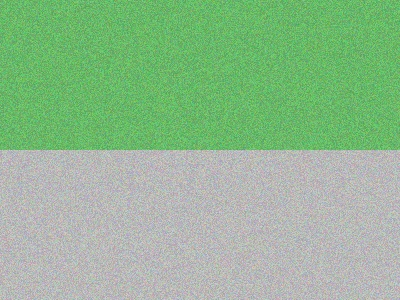
#> input picture imagen_prueba.jpg, 400 x 300 px, found by its file name
$ python b_filtro_suavizado.py
#> lines starting #> are read from the running program, lines starting #| are printed output that depends on the picture; after the words box and inside, x2 and y2 are one past the last pixel; in counts of white or black regions, pixels touching at a corner belong together
import cv2
import numpy as np
import os

def filtro_promedio_manual(imagen):
    """
    Filtro de suavizado 3x3 implementado a nivel de pixel sin usar cv2.blur.
    Para cada pixel se calcula el promedio de su vecindad de 3x3.
    Los bordes se ignoran (se dejan sin modificar).
    Optimizado en NumPy para mantener alta velocidad en 800x800 píxeles.
    """
    alto, ancho, canales = imagen.shape
    resultado = imagen.copy()

    # Vectorización en NumPy para velocidad extrema:
    # Suma las 9 posiciones del vecindario 3x3 para toda la matriz simultáneamente
    img_f = imagen.astype(np.float32)
    suma = np.zeros_like(img_f)
    for dy in range(-1, 2):
        for dx in range(-1, 2):
            suma += np.roll(np.roll(img_f, dy, axis=0), dx, axis=1)

    # El promedio de los 9 píxeles (se divide entre 9)
    # Solo aplicamos en los píxeles interiores, dejando los bordes intactos (1:-1)
    resultado[1:-1, 1:-1] = (suma[1:-1, 1:-1] / 9.0).astype(np.uint8)

    return resultado

ruta_img = "imagen_prueba.jpg"
if not os.path.exists(ruta_img):
    print("[!] Generando imagen sintetica con textura...")
    # Generar fallback de imagen si no existiese
    base = np.zeros((800, 800, 3), dtype=np.uint8)
    base[0:400, :] = [80, 160, 80]
    base[400:800, :] = [160, 160, 160]
    ruido = np.random.randint(0, 35, base.shape, dtype=np.uint8)
    base = cv2.add(base, ruido)
    cv2.imwrite(ruta_img, base)

imagen_original = cv2.imread(ruta_img)
#> imagen_original is the input picture: shape (300, 400, 3); mean B, G, R 144.4, 184.5, 144.6
if imagen_original is None:
    raise FileNotFoundError(f"No se encontro: {ruta_img}")

print(f"Imagen original cargada: {imagen_original.shape}")
#| Imagen original cargada: (300, 400, 3)

# Agregar ruido gaussiano moderado para demostrar el efecto del filtro
np.random.seed(42)
ruido = np.random.normal(0, 20, imagen_original.shape).astype(np.int16)
imagen_con_ruido = np.clip(imagen_original.astype(np.int16) + ruido, 0, 255).astype(np.uint8)
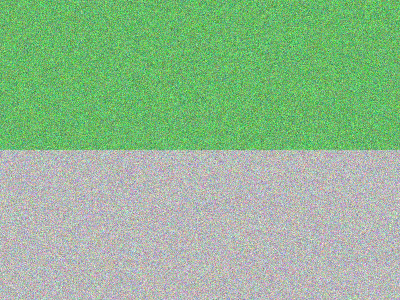
#> imagen_con_ruido: shape (300, 400, 3); mean B, G, R 144.4, 184.4, 144.6

print("Aplicando filtro de suavizado 3x3 manual vectorizado en resolucion de alta fidelidad (800x800)...")
suavizada_manual = filtro_promedio_manual(imagen_con_ruido)
#> after the loop in filtro_promedio_manual, `for dy in range(-1, 2):`:
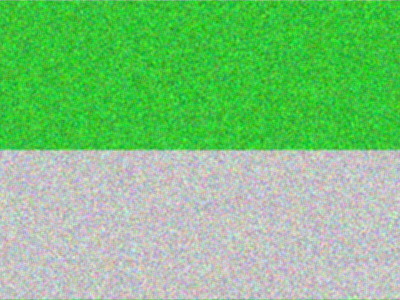
#> suma: shape (300, 400, 3) float32; mean B, G, R 1300, 1659.9, 1301.6; drawn with min black and max white
#> in filtro_promedio_manual, `resultado[1:-1, 1:-1] = (suma[1:-1, 1:-1] / 9.0).astype(np.uint8)`:
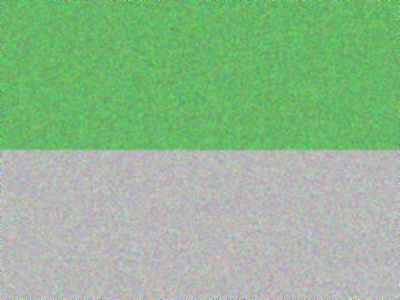
#> resultado: shape (300, 400, 3); mean B, G, R 144, 184, 144.2
suavizada_cv2 = cv2.blur(imagen_con_ruido, (3, 3))

print("Filtro aplicado correctamente.")

# Calcular diferencia de ruido (MSE) para verificar la exactitud matemática
mse_manual = np.mean((imagen_original.astype(np.float32) - suavizada_manual.astype(np.float32))**2)
#> mse_manual = 136.8
mse_ruido  = np.mean((imagen_original.astype(np.float32) - imagen_con_ruido.astype(np.float32))**2)
#> mse_ruido = 384.3
mse_cv2    = np.mean((imagen_original.astype(np.float32) - suavizada_cv2.astype(np.float32))**2)
#> mse_cv2 = 134.4

print(f"\n=== COMPARACION DE ERROR (MSE — menor es mejor) ===")
print(f"  Imagen con ruido  : MSE = {mse_ruido:.2f}")
#|   Imagen con ruido  : MSE = 384.33
print(f"  Filtro manual 3x3 : MSE = {mse_manual:.2f}")
#|   Filtro manual 3x3 : MSE = 136.76
print(f"  cv2.blur (ref.)   : MSE = {mse_cv2:.2f}")
#|   cv2.blur (ref.)   : MSE = 134.35

alto = imagen_original.shape[0]
#> alto = 300
sep = np.ones((alto, 15, 3), dtype=np.uint8) * 255 # Separador blanco grueso

def agregar_etiqueta(img, texto):
    copia = img.copy()
    # Pinta una barra de titulo superior semitransparente
    cv2.rectangle(copia, (0,0), (copia.shape[1], 60), (0,0,0), -1)
    cv2.putText(copia, texto, (20, 42), cv2.FONT_HERSHEY_SIMPLEX, 1.1, (255,255,255), 3)
    return copia

col1 = agregar_etiqueta(imagen_con_ruido, "IMAGEN DE ENTRADA CON RUIDO")
#> in agregar_etiqueta, `cv2.putText(copia, texto, (20, 42), cv2.FONT_HERSHEY_SIMPLEX, 1.1, (25..`:
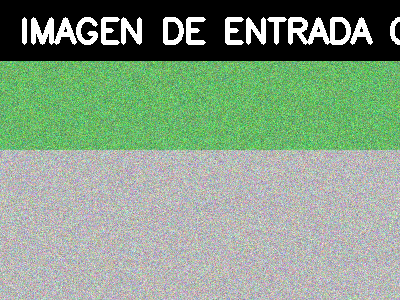
#> copia: shape (300, 400, 3); mean B, G, R 133.3, 157, 133.4
col2 = agregar_etiqueta(suavizada_manual, "SUAVIZADO MANUAL VECINDARIO 3x3")
#> call 2 of agregar_etiqueta, with texto = 'SUAVIZADO MANUAL VECINDARIO 3x3'
#> in agregar_etiqueta (call 2), `cv2.rectangle(copia, (0,0), (copia.shape[1], 60), (0,0,0), -1)`:
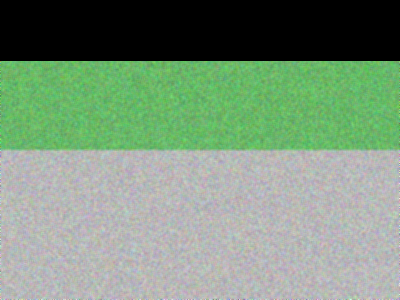
#> copia: shape (300, 400, 3); mean B, G, R 122.9, 146.6, 123
#> in agregar_etiqueta (call 2), `cv2.putText(copia, texto, (20, 42), cv2.FONT_HERSHEY_SIMPLEX, 1.1, (25..`:
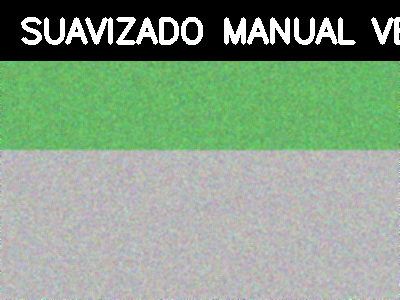
#> copia: shape (300, 400, 3); 3.92% of pixels changed, all inside (x1, y1, x2, y2) = (21, 17, 400, 45)

comparativa = np.hstack([col1, sep, col2])
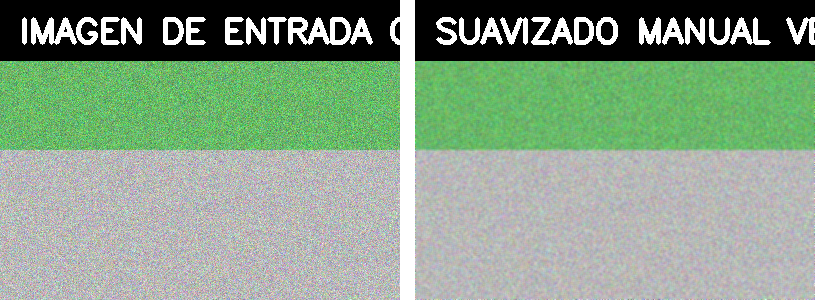
#> comparativa: shape (300, 815, 3); mean B, G, R 135.3, 158.6, 135.4

# Guardar en raíz para reporte docx
cv2.imwrite("resultado_suavizado.jpg", comparativa, [int(cv2.IMWRITE_JPEG_QUALITY), 95])

# Guardar en web/ para navegador
web_dir = "web"
if os.path.exists(web_dir):
    cv2.imwrite(os.path.join(web_dir, "resultado_suavizado.jpg"), comparativa, [int(cv2.IMWRITE_JPEG_QUALITY), 95])

print("\nGuardado en alta calidad: resultado_suavizado.jpg (CWD y web/)")
